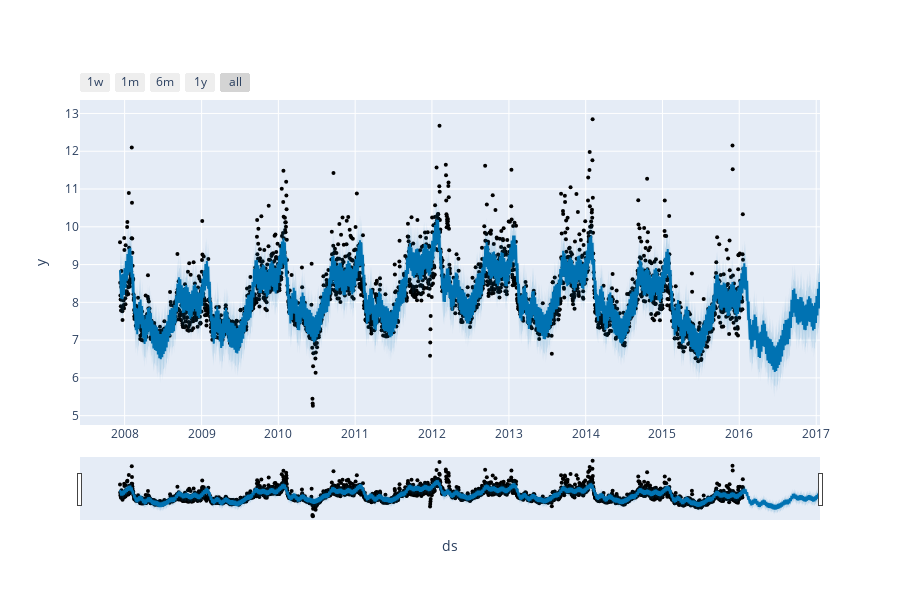

The code cell stored with this chart in its notebook:
### Markdown cell above
### Plot using Ploty

### Code cell
from prophet.plot import plot_plotly, plot_components_plotly

plot_plotly(p, forecast_p)

### Figure 1 — Plotly figure (JSON) as saved in the notebook; plotly's stock layout.template omitted (floating-point values rounded to 4 significant figures; data arrays with more than 128 entries replaced by an {"elided": "..."} marker saying what was removed)
{"data": [{"marker": {"color": "black", "size": 4}, "mode": "markers", "name": "Actual", "type": "scatter", "x": {"elided": "2964 str values"}, "y": {"elided": "2964 float values"}}, {"hoverinfo": "skip", "line": {"width": 0}, "mode": "lines", "type": "scatter", "x": {"elided": "3329 str values"}, "y": {"elided": "3329 float values"}}, {"fill": "tonexty", "fillcolor": "rgba(0, 114, 178, 0.2)", "line": {"color": "#0072B2", "width": 2}, "mode": "lines", "name": "Predicted", "type": "scatter", "x": {"elided": "3329 str values"}, "y": {"elided": "3329 float values"}}, {"fill": "tonexty", "fillcolor": "rgba(0, 114, 178, 0.2)", "hoverinfo": "skip", "line": {"width": 0}, "mode": "lines", "type": "scatter", "x": {"elided": "3329 str values"}, "y": {"elided": "3329 float values"}}], "layout": {"height": 600, "showlegend": false, "width": 900, "xaxis": {"rangeselector": {"buttons": [{"count": 7, "label": "1w", "step": "day", "stepmode": "backward"}, {"count": 1, "label": "1m", "step": "month", "stepmode": "backward"}, {"count": 6, "label": "6m", "step": "month", "stepmode": "backward"}, {"count": 1, "label": "1y", "step": "year", "stepmode": "backward"}, {"step": "all"}]}, "rangeslider": {"visible": true}, "title": {"text": "ds"}, "type": "date"}, "yaxis": {"title": {"text": "y"}}}}
